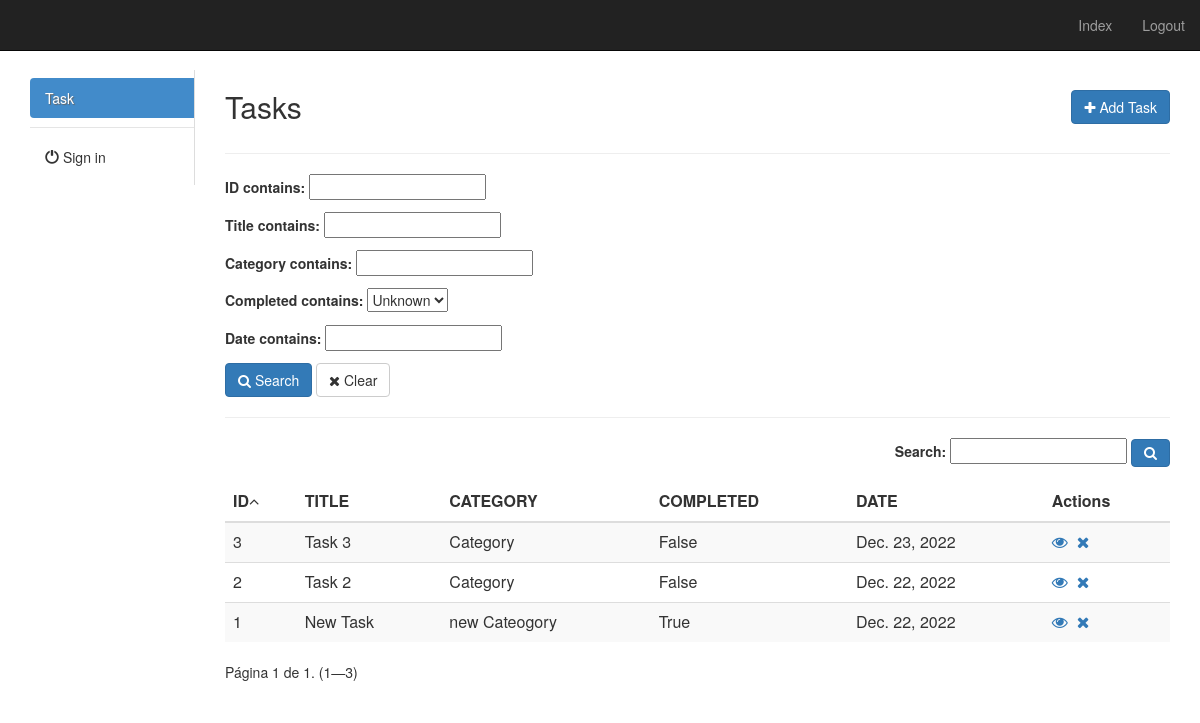
/task/full/ (signed in), run on the app's committed database.
### app/models.py (models this page shows, shortened)
class Timestamp(models.Model):
    created_at = models.DateTimeField(auto_now_add=True)
    updated_at = models.DateTimeField(auto_now=True)
    class Meta:
        abstract = True

class Task(Timestamp):
    title = models.CharField(max_length=255)
    description = models.TextField(blank=True, null=True)
    category = models.CharField(max_length=255, blank=True, null=True)
    completed = models.BooleanField(default=False)
    date = models.DateField(blank=True, null=True, default=datetime.date.today)

### app/views/task.py (the view, shortened to what this page needs)
class ListFull(LoginRequiredMixin, TaskMixin, ListView):
    login_url = '/admin/login/'
    template_name = 'task/list_full.html'
    model = Task
    context_object_name = 'tasks'
    ordering = '-id'
    paginate_by = 10
    search = ''
    def get_queryset(self):
        queryset = super().get_queryset()
        filter = TaskFilter(self.request.GET, queryset)
        queryset = self.search_general(filter.qs)
        queryset = self.ordering_data(queryset)
        return queryset
    def search_general(self, qs):
        if 'search' in self.request.GET:
            self.search = self.request.GET['search']
            if self.search:
                search = self.search
                qs = qs.filter(Q(id__icontains=search) | Q(title__icontains=search) | Q(category__icontains=search) | Q(
                    completed__icontains=search) | Q(date__icontains=search))
        return qs
    def get_ordering(self):
        if 'ordering' in self.request.GET:
            self.ordering = self.request.GET['ordering']
            if self.ordering:
                return self.ordering
            else:
                self.ordering = '-id'
        return self.ordering
    def ordering_data(self, qs):
        qs = qs.order_by(self.get_ordering())
        return qs
    def get_context_data(self, **kwargs):
        context = super(ListFull, self).get_context_data(**kwargs)
        queryset = self.get_queryset()
        filter = TaskFilter(self.request.GET, queryset)
        page_size = self.get_paginate_by(queryset)
        if page_size:
            paginator, page, queryset, is_paginated = self.paginate_queryset(queryset, page_size)
            context.update(**{
                'ordering': self.ordering,
                'search': self.search,
                'filter': filter,
                'paginator': paginator,
                'page_obj': page,
                'is_paginated': is_paginated,
                'object_list': queryset
            })
        return context

### app/mixins.py (called while the page is built)
    def get_context_data(self, **kwargs):
        context = super(TaskMixin, self).get_context_data(**kwargs)
        if self.model:
            context['model_name'] = self.model._meta.verbose_name.title()
            context['model_name_plural'] = self.model._meta.verbose_name_plural.title()
        return context

### app/templates/task/list_full.html (shortened to what this page needs)
﻿{% extends 'base.html' %}
{% load my_tags %}
{% load static %}
{% load form_utils %}
{% block content %}
    <div id="top" class="row">
        <div class="col-sm-3">
            <h2> {{ model_name_plural }}</h2>
        </div>
        <div class="col-sm-3 col-sm-offset-6">
            <a href="{% url 'TASK_create' %}" class="btn btn-primary pull-right h2"><i
                    class="fa fa-plus"></i> Add Task
            </a>
        </div>
    </div>
    <hr/>
    <form id="advancedForm" method="get" action="{% url 'TASK_list_full' %}">
        <div class="row">
            <div class="col-sm-12">
                {{ filter.form.as_p }}
                <button type="submit" class="btn btn-primary" id="search_btn">
                    <i class="fa fa-search"></i> Search
                </button>
                <button type="button" class="btn btn-default" id="clear">
                    <i class="fa fa-close"></i> Clear
                </button>
            </div>
        </div>
        <hr/>
        <div id="list" class="row">
            <div class="col-md-12">
                <header>
                    <div class="form-group form-inline pull-right">
                        <label>Search:</label>
                        <input type="text" id="search" name="search" placeholder="" value="{{ search }}"/>
                        <button class="btn btn-primary" type="submit"><i class="fa fa-search"></i></button>
                    </div>
                </header>
                <table id="table" class="table table-striped" cellspacing="0" cellpadding="0">
                    <thead>
                        <tr>
                             <th>ID</th>
 <th>TITLE</th>
 <th>CATEGORY</th>
 <th>COMPLETED</th>
 <th>DATE</th>
                            <th class="actions">Actions</th>
                        </tr>
                    </thead>
                    <tbody>
                    {% for task in object_list %}
                        <tr>
                             <td>{{ task.id }}</td>
 <td>{{ task.title }}</td>
 <td>{{ task.category }}</td>
 <td>{{ task.completed }}</td>
 <td>{{ task.date }}</td>
 <td><a href="{% url 'TASK_detail' task.id %}"><i class="fa fa-eye"></i></a>&nbsp;&nbsp;<a href="{% url 'TASK_delete' task.id %}"><i class="fa fa-close"></i></a></td>
                        </tr>
                    {% endfor %}
                    </tbody>
                </table>
                <div class="row">
                    <div class="col-sm-12">
                        <span class="current pull-left">
                            Página {{ page_obj.number }} de {{ page_obj.paginator.num_pages }}. ({{ page_obj.start_index }}—{{ page_obj.end_index }})
                        </span>
                    </div>
                </div>
            </div>
        </div>
    </form>
{% endblock %}

### app/templates/base.html (shortened to what this page needs)
﻿{% load static %}
<!DOCTYPE html>
<html lang="pt-br">
<head>
    <link href="{% static 'default/css/bootstrap.min.css' %}" rel="stylesheet">
    <link href="{% static 'default/css/style.css' %}" rel="stylesheet">
    <link rel="stylesheet" href="//cdnjs.cloudflare.com/ajax/libs/font-awesome/4.5.0/css/font-awesome.min.css">
    <link rel="stylesheet" href="{% static 'default/css/sweetalert.min.css' %}">
    <link rel="stylesheet" type="text/css"
          href="{% static 'default/css/datatables.min.css' %}"/>
</head>
<body>
<nav class="navbar navbar-inverse navbar-fixed-top">
    <div class="container-fluid">
        <div class="navbar-header">
            <a class="navbar-brand" href="#"> </a>
        </div>
        <div id="navbar" class="navbar-collapse collapse">
            <ul class="nav navbar-nav navbar-right">
                <li><a href="">Index</a></li>
                <li><a href="{% url 'account_logout' %}">Logout</a></li>
            </ul>
        </div>
    </div>
</nav>
<div id="main" class="container-fluid" style="margin-top: 50px">
    <div class="col-sm-2">
        <nav class="nav-sidebar">
            <ul class="nav">
                {% include 'menu.html' %}
                <li class="nav-divider"></li>
                <li><a href="{% url 'account_logout' %}"><i class="glyphicon glyphicon-off"></i> Sign in</a></li>
            </ul>
        </nav>
    </div>
    <div class="col-sm-10">
        {% block content %}{% endblock %}
    </div>
    <br/>
</div>
<link href="https://cdn.jsdelivr.net/npm/select2@4.1.0-rc.0/dist/css/select2.min.css" rel="stylesheet" />
</body>
</html>

### app/templates/menu.html
<li id="task_link"><a href="{% url 'TASK_list' %}">Task</a></li>

### static/default/css/style.css (style rules this page uses)
#main { margin-top: 50px; }

### app/templates/base.html (style rules this page uses)
.nav-sidebar { width: 100%; padding: 8px 0; border-right: 1px solid #ddd; }
.nav-sidebar a { color: #333; -webkit-transition: all 0.08s linear; -moz-transition: all 0.08s linear; -o-transition: all 0.08s linear; transition: all 0.08s linear; -webkit-border-radius: 4px 0 0 4px; -moz-border-radius: 4px 0 0 4px; border-radius: 4px 0 0 4px; }
.nav-sidebar .active a { cursor: default; background-color: #428bca; color: #fff; text-shadow: 1px 1px 1px #666; }

### data on the page
Task: id "3", title "Task 3", category "Category", completed "False", date "Dec. 23, 2022"
Task: id "2", title "Task 2", category "Category", completed "False", date "Dec. 22, 2022"
Task: id "1", title "New Task", category "new Cateogory", completed "True", date "Dec. 22, 2022"

### other printed values
{{ model_name_plural }} "Tasks"
{{ page_obj.number }} "1"
{{ page_obj.paginator.num_pages }} "1"
{{ page_obj.start_index }} "1"
{{ page_obj.end_index }} "3"
